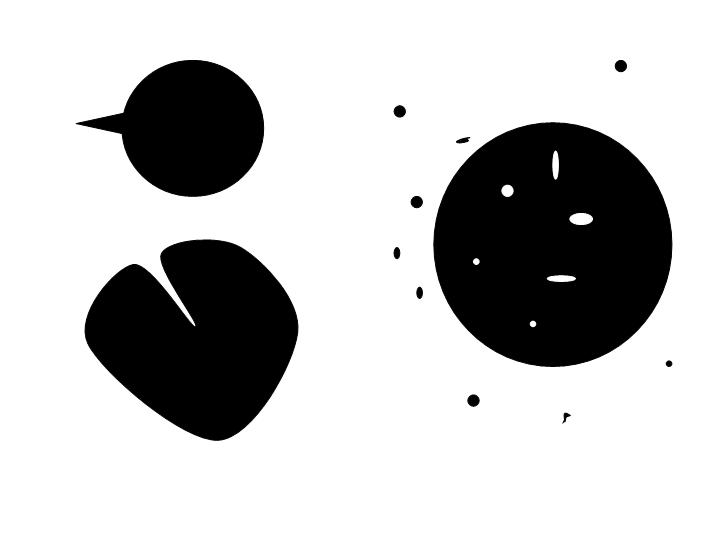
%> input picture images/Images1.jpg, 720 x 540 px
$ octave UE34_morphFilter.m   (GNU Octave 9; MATLAB toolbox functions it lacks are replaced by stand-ins)
%> lines starting %> are read from the running program, lines starting %| are printed output that depends on the picture
close all; clear all;clc;

Im = imread('../images/images1.jpg');
%> Im is the input picture: size 540x720 uint8; min 0, max 255, mean 195.1
se = strel('disk',40);
Im_open = imopen(Im,se);
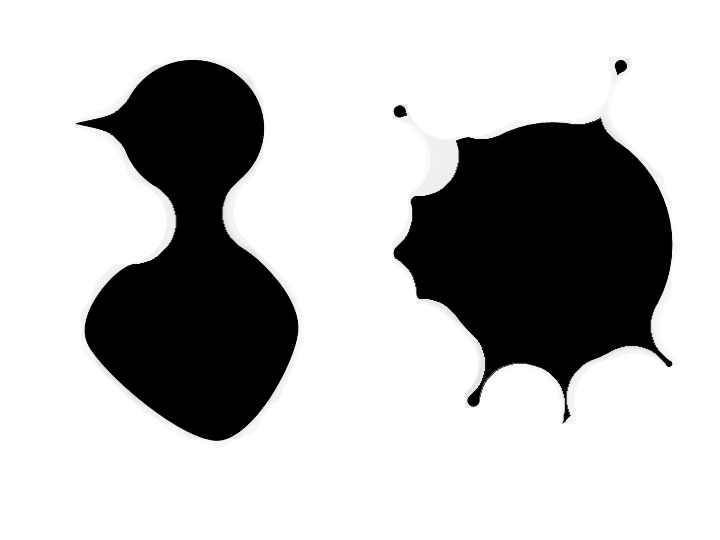
%> Im_open: size 540x720 uint8; min 0, max 255, mean 188.4
Im_close = imclose(Im,se);
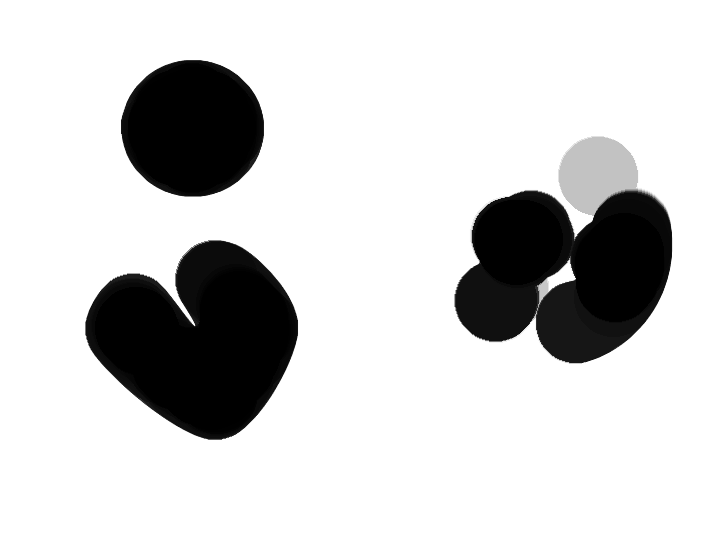
%> Im_close: size 540x720 uint8; min 0, max 255, mean 208.5

se = strel('disk',10);
Im_top = imtophat(Im,se);
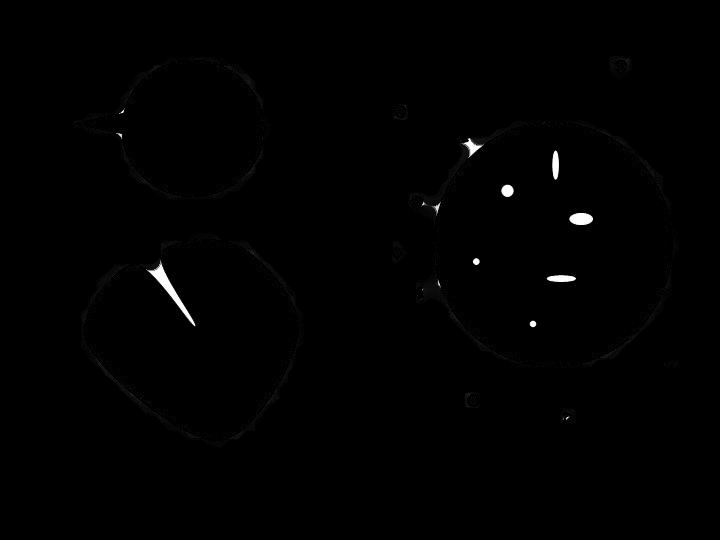
%> Im_top: size 540x720 uint8; min 0, max 255, mean 1.2
Im_bot = imbothat(Im,se);

figure
% subplot(2,3,1), imshow(Im)
% subplot(2,3,2), imshow(Im_open)
% subplot(2,3,3), imshow(Im_close)
subplot(1,3,1), imshow(Im)
subplot(1,3,2), imshow(Im_top)
subplot(1,3,3), imshow(Im_bot)

set(gcf, 'PaperUnits', 'points');
set(gcf, 'PaperPosition', [0 0 900 250]);
saveas(gcf,'../images/morphFilter.png');

% Skeletonization
Im3 = imread('../images/Diplo1.jpg');
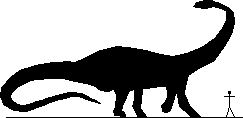
%> input picture images/Diplo1.jpg, 243 x 118 px
%> Im3 is the input picture: size 118x243x3 uint8; min 0, max 255, mean 178.5
Im3_skelet = imread('../images/Diplo1.gif');
%> (the run ends here)
